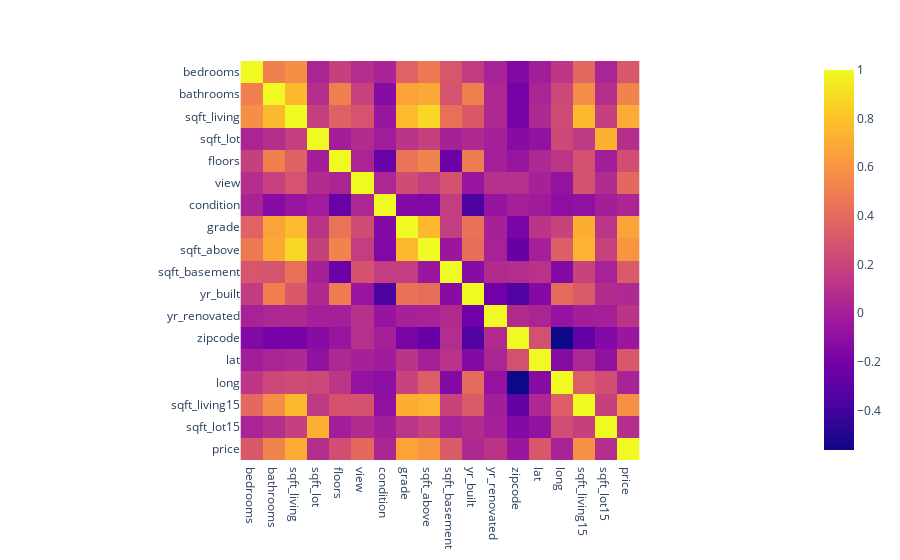

Notebook source saved alongside this figure:
### Code cell
#Create correlation matrix
df_corr = df_converted.copy()

#drop id, date, waterfront column
df_corr.drop(['date', 'id','waterfront'], axis='columns', inplace=True)

#calculate correlation matrix
corr = df_corr.corr()

#create correlation heatmap figure

fig_corr  = px.imshow(corr)

fig_corr.show()

### Figure 1 — Plotly figure (JSON) as saved in the notebook; plotly's stock layout.template omitted (floating-point values rounded to 4 significant figures; data arrays with more than 128 entries replaced by an {"elided": "..."} marker saying what was removed)
{"data": [{"coloraxis": "coloraxis", "hovertemplate": "x: %{x}<br>y: %{y}<br>color: %{z}<extra></extra>", "name": "0", "type": "heatmap", "x": ["bedrooms", "bathrooms", "sqft_living", "sqft_lot", "floors", "view", "condition", "grade", "sqft_above", "sqft_basement", "yr_built", "yr_renovated", "zipcode", "lat", "long", "sqft_living15", "sqft_lot15", "price"], "xaxis": "x", "y": ["bedrooms", "bathrooms", "sqft_living", "sqft_lot", "floors", "view", "condition", "grade", "sqft_above", "sqft_basement", "yr_built", "yr_renovated", "zipcode", "lat", "long", "sqft_living15", "sqft_lot15", "price"], "yaxis": "y", "z": {"elided": "18x18 float values"}}], "layout": {"coloraxis": {"colorscale": [[0, "#0d0887"], [0.1111, "#46039f"], [0.2222, "#7201a8"], [0.3333, "#9c179e"], [0.4444, "#bd3786"], [0.5556, "#d8576b"], [0.6667, "#ed7953"], [0.7778, "#fb9f3a"], [0.8889, "#fdca26"], [1, "#f0f921"]]}, "margin": {"t": 60}, "xaxis": {"anchor": "y", "constrain": "domain", "domain": [0, 1], "scaleanchor": "y"}, "yaxis": {"anchor": "x", "autorange": "reversed", "constrain": "domain", "domain": [0, 1]}}}
